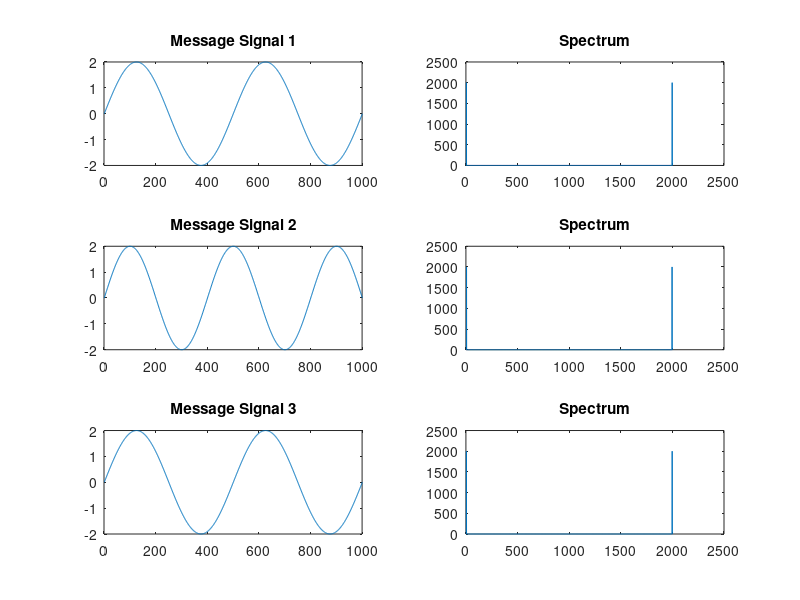
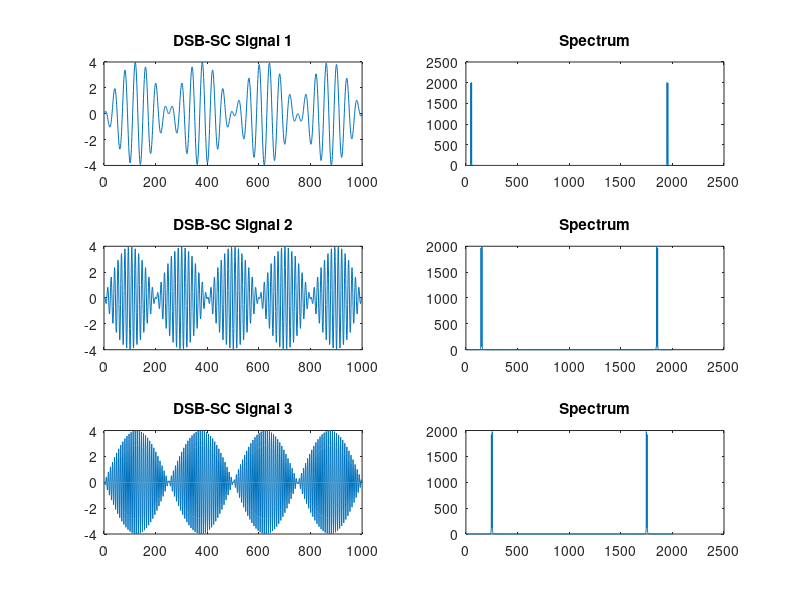
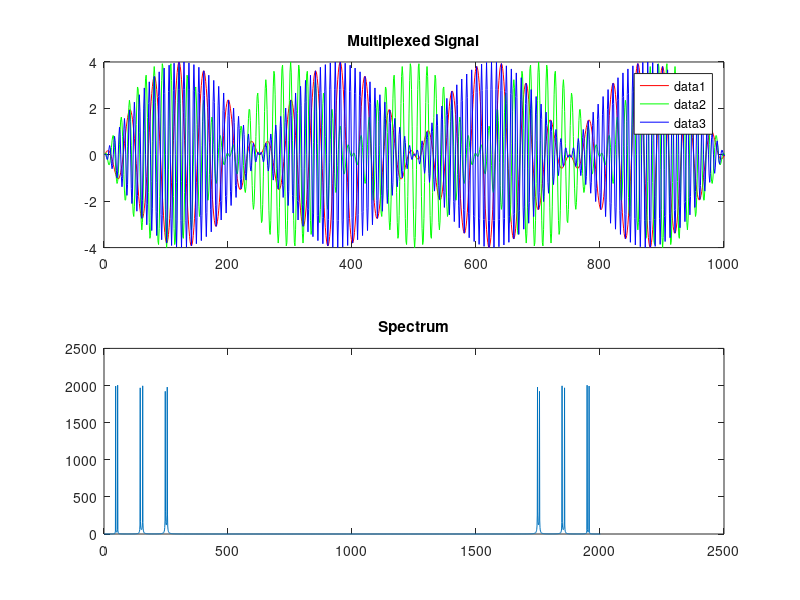

MATLAB code for these plots, in order: (Note: this script raises an error after producing the figures.)
%Code by Yash Sonkar B220066 
%FDM Frequency Division Multiplexing in MATLAB 
clc;  
clear; 
close all ; 
Am1 = 2; fm1 = 4; fs = 2000; t = 0:1/fs:1;  
mt1 = Am1*sin(2*pi*fm1*t); %Message Signal 1 
Ac1 = 2; fc1 = 50;          
ct1 = Ac1*cos(2*pi*fc1*t); %Carrier Signal 1  
Am2 = 2; fm2 = 5; 
mt2 = Am2*sin(2*pi*fm2*t); %Message Signal 2 
Ac2 = 2; fc2 = 150; 
ct2 = Ac2*cos(2*pi*fc2*t); %Carrier Signal 2 
Am3 = 2; fm3 = 4; 
mt3 = Am3*sin(2*pi*fm3*t); %Message Signal 3 
Ac3 = 2; fc3 = 250; 
ct3 = Ac3*cos(2*pi*fc3*t); %Carrier Signal 3 
X1 = mt1.*ct1;  
X2 = mt2.*ct2; 
X3 = mt3.*ct3;  
FDM_Signal = X1 + X2 + X3 ; 
figure('Name','Message Signals'); 
subplot(321); plot(mt1); title('Message Signal 1') ; xlim([0 1000]); 
subplot(322); plot(abs(fft(mt1))); title('Spectrum') ; 
subplot(323); plot(mt2); title('Message Signal 2') ; xlim([0 1000]); 
subplot(324); plot(abs(fft(mt2))); title('Spectrum') ; 
subplot(325); plot(mt3); title('Message Signal 3') ; xlim([0 1000]); 
subplot(326); plot(abs(fft(mt3))); title('Spectrum') ;  
figure('Name','DSB-SC Signals'); 
subplot(321); plot(X1); title('DSB-SC Signal 1') ; xlim([0 1000]); 
subplot(322); plot(abs(fft(X1))); title('Spectrum') ; 
subplot(323); plot(X2); title('DSB-SC Signal 2') ; xlim([0 1000]); 
subplot(324); plot(abs(fft(X2))); title('Spectrum') ; 
subplot(325); plot(X3); title('DSB-SC Signal 3') ; xlim([0 1000]); 
subplot(326); plot(abs(fft(X3))); title('Spectrum') ; 
figure('Name','Multiplexed Signal'); 
subplot(211);  
plot(X1,Color='r') ; hold on ; 
plot(X2,Color='green') ; hold on ; 
plot(X3,Color='b') ; legend ; 
title('Multiplexed Signal'); xlim([0 1000]); 
subplot(212); plot(abs(fft(FDM_Signal))) ; title('Spectrum') ; 
figure('Name','Recovered SIgnals'); 
recov1 = bandpass(FDM_Signal,[fc1-fm1 fc1+fm1],fs); message1 = demod(recov1,fc1,fs,'am') ;  
subplot(321); plot(message1); title('Recovered Signal 1') ; xlim([0 1000]); 
subplot(322); plot(abs(fft(message1))); title('Spectrum'); 
recov2 = bandpass(FDM_Signal,[fc2-fm2 fc2+fm2],fs); message2 = demod(recov2,fc2,fs,'am') ; 
subplot(323); plot(message2); title('Recovered Signal 2') ; xlim([0 1000]); 
subplot(324); plot(abs(fft(message2))); title('Spectrum'); 
recov3 = bandpass(FDM_Signal,[fc3-fm3 fc3+fm3],fs); message3 = demod(recov3,fc3,fs,'am') ; 
subplot(325); plot(message3); title('Recovered Signal 3') ; xlim([0 1000]); 
subplot(326); plot(abs(fft(message3))); title('Spectrum');